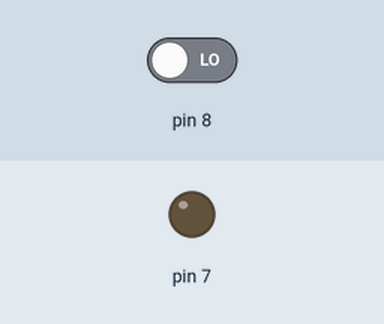
Recording of a sketch running on a simulated Arduino Uno, built with avr-gcc and run on an emulated ATmega328P. On the bench: output pins drawn as LEDs (lit = HIGH). Inputs (shaded band) come from the test bench; at power-on: pin 8 LOW.

Above: at 1.2 s.
1.3 s: pin 8 driven HIGH
At 2.4 s:
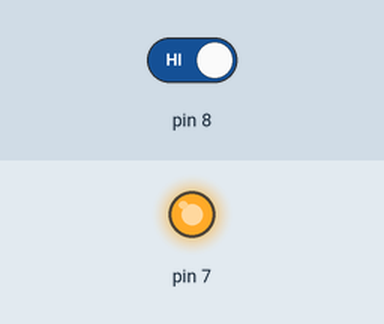
2.8 s: pin 8 driven LOW
At 3.5 s:
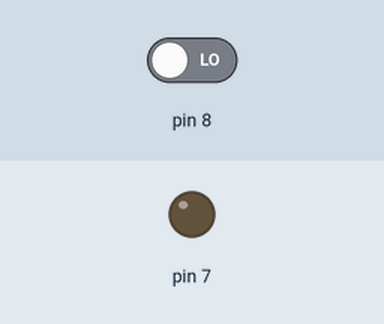
Timing chart, 0 to 5.8 s (numbered marks = the images above; inputs shaded):
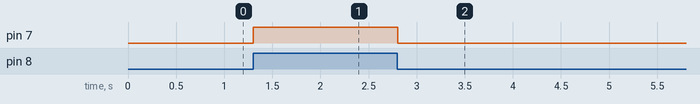

The sketch:

1st_tilting_sensor.ino
```cpp
int stato = LOW;

void setup() {
  pinMode(8, INPUT);
  pinMode(7, OUTPUT);
}

void loop() {
  stato = digitalRead(8);
  if(stato == HIGH) {
    digitalWrite(7, HIGH);
  } else {
    digitalWrite(7, LOW);
  }
  delay(5);
}
```

Measured:
- after the input at 1.3 s, pin 7: LOW → HIGH at once
- after the input at 2.8 s, pin 7: HIGH → LOW at once
